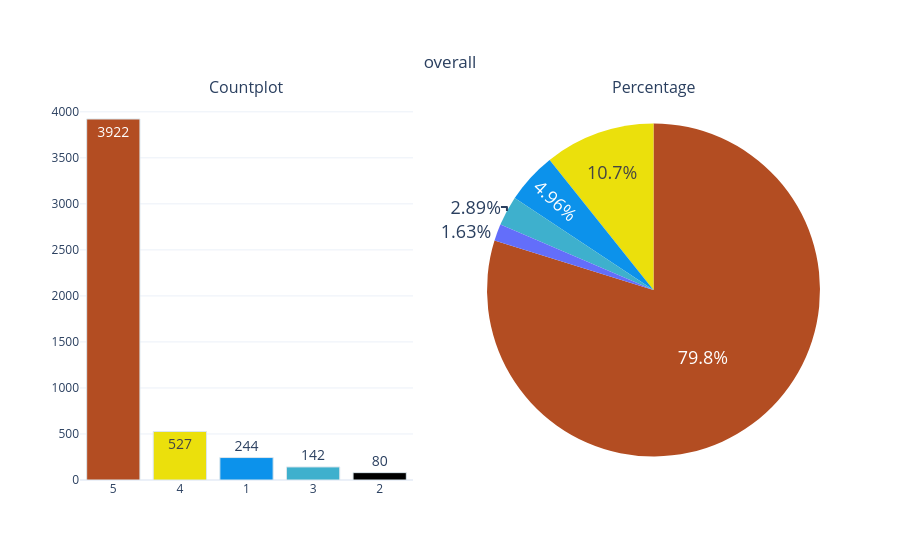

Here is the notebook cell this chart was saved with:
### Code cell
categorical_variable_summary(df, 'overall')

### Figure 1 — Plotly figure (JSON) as saved in the notebook; plotly's stock layout.template omitted (floating-point values rounded to 4 significant figures)
{"data": [{"marker": {"color": ["#B34D22", "#EBE00C", "#0C92EB", "#3EB0CD"], "line": {"color": "#DBE6EC", "width": 1}}, "name": "overall", "showlegend": false, "text": ["3922", "527", "244", "142", "80"], "textfont": {"size": 14}, "textposition": "auto", "x": ["5", "4", "1", "3", "2"], "y": [3922, 527, 244, 142, 80], "type": "bar", "xaxis": "x", "yaxis": "y"}, {"labels": [5, 4, 1, 3, 2], "marker": {"colors": ["#B34D22", "#EBE00C", "#0C92EB", "#3EB0CD"]}, "name": "overall", "textfont": {"size": 18}, "textposition": "auto", "values": [3922, 527, 244, 142, 80], "type": "pie", "domain": {"x": [0.55, 1], "y": [0, 1]}}], "layout": {"xaxis": {"anchor": "y", "domain": [0, 0.45]}, "yaxis": {"anchor": "x", "domain": [0, 1]}, "annotations": [{"font": {"size": 16}, "showarrow": false, "text": "Countplot", "x": 0.225, "xanchor": "center", "xref": "paper", "y": 1, "yanchor": "bottom", "yref": "paper"}, {"font": {"size": 16}, "showarrow": false, "text": "Percentage", "x": 0.775, "xanchor": "center", "xref": "paper", "y": 1, "yanchor": "bottom", "yref": "paper"}], "title": {"text": "overall", "y": 0.9, "x": 0.5, "xanchor": "center", "yanchor": "top"}, "showlegend": false}}
